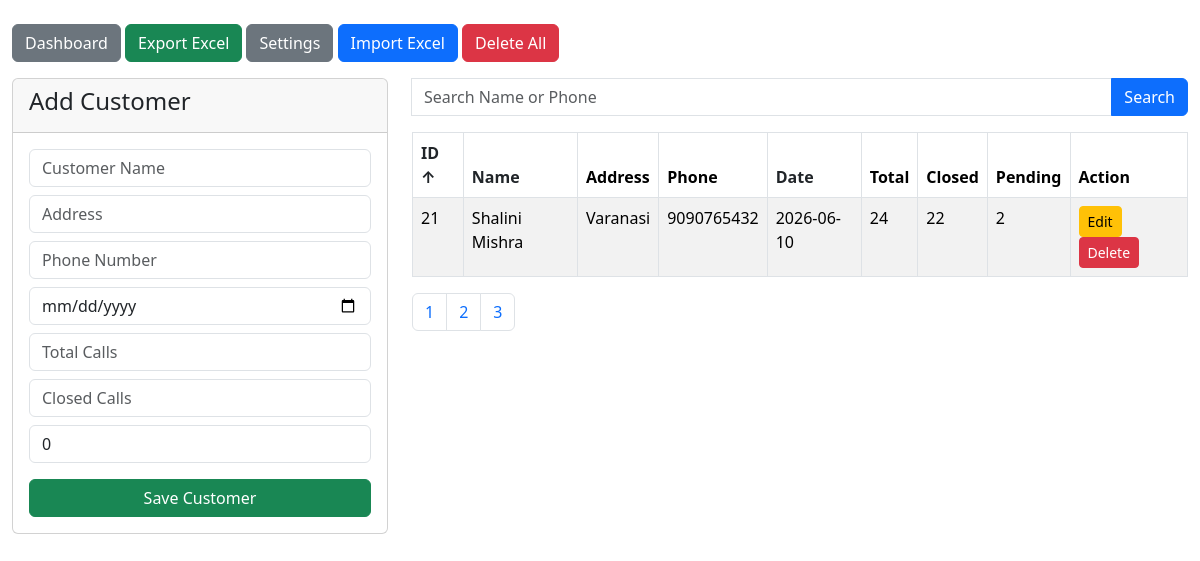
The page /customers?page=3&search=&sort_by=id&sort_order=asc (signed in) on the database as committed earlier.
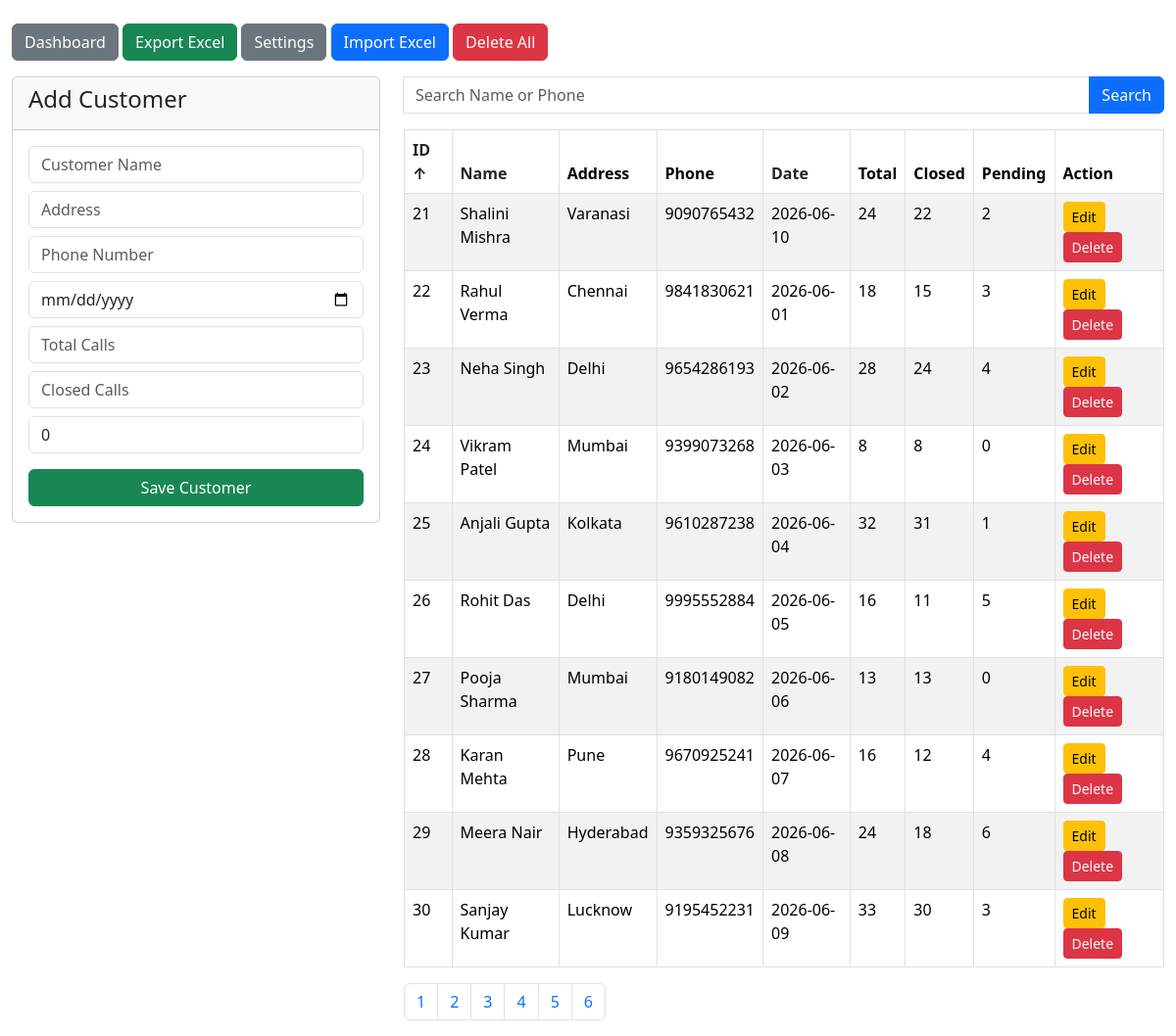
The same page on the database as committed later.
### app/models.py (models this page shows)
class Customer(Base):
    __tablename__ = "customers"
    id = Column(Integer, primary_key=True, index=True)
    customer_name = Column(String(100), nullable=False)
    address = Column(String(500))
    phone_number = Column(String(20))
    call_date = Column(Date)
    total_calls = Column(Integer, default=0)
    closed_calls = Column(Integer, default=0)
    created_at = Column(
        DateTime,
        default=datetime.utcnow
    )

### app/routers/customers.py (the view)
@router.get("/customers")
def customers(
    request: Request,
    page: int = 1,
    search: str = "",
    sort_by: str = "id",
    sort_order: str = "asc",
    success: str = "",
    error: str = "",
    db: Session = Depends(get_db)
):
    if "user" not in request.session:
        return RedirectResponse("/", status_code=302)
    per_page = 10
    query = db.query(Customer)
    if search:
        query = query.filter(
            or_(
                Customer.customer_name.ilike(f"%{search}%"),
                Customer.phone_number.ilike(f"%{search}%")
            )
        )
    total_records = query.count()
    sort_columns = {
        "id": Customer.id,
        "name": Customer.customer_name,
        "date": Customer.call_date
    }
    if sort_by not in sort_columns:
        sort_by = "id"
    if sort_order not in ["asc", "desc"]:
        sort_order = "asc"
    sort_column = sort_columns[sort_by]
    if sort_order == "desc":
        sort_column = sort_column.desc()
    else:
        sort_column = sort_column.asc()
    customers = (
        query.order_by(sort_column)
        .offset((page - 1) * per_page)
        .limit(per_page)
        .all()
    )
    total_pages = max(
        (total_records + per_page - 1) // per_page,
        1
    )
    return templates.TemplateResponse(
        "customers.html",
        {
            "request": request,
            "customers": customers,
            "page": page,
            "total_pages": total_pages,
            "search": search,
            "sort_by": sort_by,
            "sort_order": sort_order,
            "success": success,
            "error": error,
            "edit_customer": None
        }
    )

### templates/customers.html (shortened to what this page needs)
<!DOCTYPE html>
<html>
<head>
    <link href="https://cdn.jsdelivr.net/npm/bootstrap@5.3.3/dist/css/bootstrap.min.css"
          rel="stylesheet">
</head>
<body>
<div class="container-fluid mt-4">
    <div class="mb-3">
        <a href="/dashboard"
           class="btn btn-secondary">
            Dashboard
        </a>
        <a href="/customers/export"
           class="btn btn-success">
            Export Excel
        </a>
        <a href="/settings"
           class="btn btn-secondary">
            Settings
        </a>
        <button
            type="button"
            class="btn btn-primary"
            data-bs-toggle="modal"
            data-bs-target="#importModal">
            Import Excel
        </button>
        <button
            type="button"
            class="btn btn-danger"
            data-bs-toggle="modal"
            data-bs-target="#deleteAllModal">
            Delete All
        </button>
    </div>
    <div class="row">
        <div class="col-md-4">
            <div class="card">
                <div class="card-header">
                    <h4>
                        {% if edit_customer %}
                            Edit Customer
                        {% else %}
                            Add Customer
                        {% endif %}
                    </h4>
                </div>
                <div class="card-body">
                    <form method="post"
                          action="{% if edit_customer %}/customers/update/{{edit_customer.id}}{% else %}/customers/add{% endif %}">
                        <input type="text"
                               name="customer_name"
                               class="form-control mb-2"
                               placeholder="Customer Name"
                               value="{{ edit_customer.customer_name if edit_customer else '' }}"
                               required>
                        <input type="text"
                               name="address"
                               class="form-control mb-2"
                               placeholder="Address"
                               value="{{ edit_customer.address if edit_customer else '' }}"
                               required>
                        <input type="text"
                               name="phone_number"
                               class="form-control mb-2"
                               placeholder="Phone Number"
                               value="{{ edit_customer.phone_number if edit_customer else '' }}"
                               required>
                        <input type="date"
                               name="call_date"
                               class="form-control mb-2"
                               value="{{ edit_customer.call_date if edit_customer else '' }}"
                               required>
                        <input type="number"
                               id="total_calls"
                               name="total_calls"
                               class="form-control mb-2"
                               placeholder="Total Calls"
                               onkeyup="calculatePending()"
                               value="{{ edit_customer.total_calls if edit_customer else '' }}"
                               required>
                        <input type="number"
                               id="closed_calls"
                               name="closed_calls"
                               class="form-control mb-2"
                               placeholder="Closed Calls"
                               onkeyup="calculatePending()"
                               value="{{ edit_customer.closed_calls if edit_customer else '' }}"
                               required>
                        <input type="text"
                               id="pending_calls"
                               class="form-control mb-3"
                               placeholder="Pending Calls"
                               readonly>
                        <button class="btn btn-success w-100">
                            {% if edit_customer %}
                                Update Customer
                            {% else %}
                                Save Customer
                            {% endif %}
                        </button>
                    </form>
                </div>
            </div>
        </div>
        <div class="col-md-8">
            <form method="get">
                <div class="input-group mb-3">
                    <input type="text"
                           name="search"
                           class="form-control"
                           placeholder="Search Name or Phone"
                           value="{{ search }}">
                    <button class="btn btn-primary">
                        Search
                    </button>
                </div>
            </form>
            <table class="table table-bordered table-striped">
                <thead>
                <tr>
                    <th>
                        <a href="/customers?search={{ search | urlencode }}&sort_by=id&sort_order={% if sort_by == 'id' and sort_order == 'asc' %}desc{% else %}asc{% endif %}"
                           class="text-dark text-decoration-none d-block">
                            ID
                            {% if sort_by == 'id' %}
                                {% if sort_order == 'asc' %}&uarr;{% else %}&darr;{% endif %}
                            {% endif %}
                        </a>
                    </th>
                    <th>
                        <a href="/customers?search={{ search | urlencode }}&sort_by=name&sort_order={% if sort_by == 'name' and sort_order == 'asc' %}desc{% else %}asc{% endif %}"
                           class="text-dark text-decoration-none d-block">
                            Name
                        </a>
                    </th>
                    <th>Address</th>
                    <th>Phone</th>
                    <th>
                        <a href="/customers?search={{ search | urlencode }}&sort_by=date&sort_order={% if sort_by == 'date' and sort_order == 'asc' %}desc{% else %}asc{% endif %}"
                           class="text-dark text-decoration-none d-block">
                            Date
                        </a>
                    </th>
                    <th>Total</th>
                    <th>Closed</th>
                    <th>Pending</th>
                    <th>Action</th>
                </tr>
                </thead>
                <tbody>
                {% for c in customers %}
                    <tr>
                        <td>{{ c.id }}</td>
                        <td>{{ c.customer_name }}</td>
                        <td>{{ c.address }}</td>
                        <td>{{ c.phone_number }}</td>
                        <td>{{ c.call_date }}</td>
                        <td>{{ c.total_calls }}</td>
                        <td>{{ c.closed_calls }}</td>
                        <td>{{ c.total_calls - c.closed_calls }}</td>
                        <td>
                            <a href="/customers/edit/{{c.id}}"
                               class="btn btn-warning btn-sm">
                                Edit
                            </a>
                            <a href="/customers/delete/{{c.id}}"
                               class="btn btn-danger btn-sm"
                               onclick="return confirm('Delete this customer?')">
                                Delete
                            </a>
                        </td>
                    </tr>
                {% endfor %}
                </tbody>
            </table>
            <nav>
                <ul class="pagination">
                    {% for p in range(1,total_pages+1) %}
                        <li class="page-item">
                            <a class="page-link"
                               href="/customers?page={{p}}&search={{ search | urlencode }}&sort_by={{ sort_by }}&sort_order={{ sort_order }}">
                                {{p}}
                            </a>
                        </li>
                    {% endfor %}
                </ul>
            </nav>
        </div>
    </div>
</div>
</body>
</html>

Rows that differ between the two databases and show on the page:
added Customer: id "22", customer_name "Rahul Verma", address "Chennai", phone_number "9841830621", call_date "2026-06-01", total_calls "18", closed_calls "15", c.total_calls-c.closed_calls "3"
added Customer: id "23", customer_name "Neha Singh", address "Delhi", phone_number "9654286193", call_date "2026-06-02", total_calls "28", closed_calls "24", c.total_calls-c.closed_calls "4"
added Customer: id "24", customer_name "Vikram Patel", address "Mumbai", phone_number "9399073268", call_date "2026-06-03", total_calls "8", closed_calls "8", c.total_calls-c.closed_calls "0"
added Customer: id "25", customer_name "Anjali Gupta", address "Kolkata", phone_number "9610287238", call_date "2026-06-04", total_calls "32", closed_calls "31", c.total_calls-c.closed_calls "1"
added Customer: id "26", customer_name "Rohit Das", address "Delhi", phone_number "9995552884", call_date "2026-06-05", total_calls "16", closed_calls "11", c.total_calls-c.closed_calls "5"
added Customer: id "27", customer_name "Pooja Sharma", address "Mumbai", phone_number "9180149082", call_date "2026-06-06", total_calls "13", closed_calls "13", c.total_calls-c.closed_calls "0"
added Customer: id "28", customer_name "Karan Mehta", address "Pune", phone_number "9670925241", call_date "2026-06-07", total_calls "16", closed_calls "12", c.total_calls-c.closed_calls "4"
added Customer: id "29", customer_name "Meera Nair", address "Hyderabad", phone_number "9359325676", call_date "2026-06-08", total_calls "24", closed_calls "18", c.total_calls-c.closed_calls "6"
added Customer: id "30", customer_name "Sanjay Kumar", address "Lucknow", phone_number "9195452231", call_date "2026-06-09", total_calls "33", closed_calls "30", c.total_calls-c.closed_calls "3"
Other text that changed with them:
new list line: "4"
new list line: "5"
new list line: "6"
